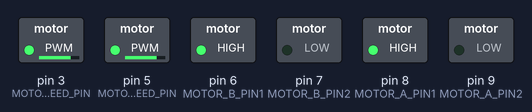
Bench run of a sketch on a simulated Arduino Uno, built with avr-gcc and run on an emulated ATmega328P. Shown: switched loads named in the sketch (green lamp = pin HIGH).

Above: at 0.1 s.
Timing chart, 0 to 1.6 s (numbered marks = the images above):
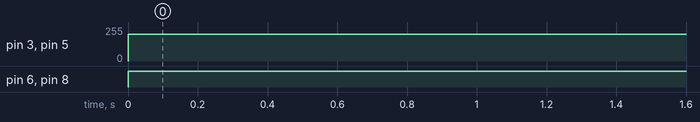

The sketch:

Motor.ino
```cpp
#define MOTOR_A_SPEED_PIN 3
#define MOTOR_B_PIN1 6
#define MOTOR_B_PIN2 7
#define MOTOR_A_PIN1 8
#define MOTOR_A_PIN2 9
#define MOTOR_B_SPEED_PIN 5

void setup() {
  // put your setup code here, to run once:
  pinMode(MOTOR_A_SPEED_PIN, OUTPUT);
  pinMode(MOTOR_A_PIN1, OUTPUT);
  pinMode(MOTOR_A_PIN2, OUTPUT);
  pinMode(MOTOR_B_SPEED_PIN, OUTPUT);
  pinMode(MOTOR_B_PIN1, OUTPUT);
  pinMode(MOTOR_B_PIN2, OUTPUT);
  Serial.begin(9600);
}

void loop() {
  // put your main code here, to run repeatedly:


  digitalWrite(MOTOR_B_PIN1, HIGH);
  digitalWrite(MOTOR_B_PIN2, LOW);
  analogWrite(MOTOR_B_SPEED_PIN, 200);

  digitalWrite(MOTOR_A_PIN1, HIGH);
  digitalWrite(MOTOR_A_PIN2, LOW);
  analogWrite(MOTOR_A_SPEED_PIN, 200);
}
```

Measured:
- by itself, pin 3 (MOTOR_A_SPEED_PIN), pin 5 (MOTOR_B_SPEED_PIN): 0/255 → 200/255 at 0.00 s
- by itself, pin 6 (MOTOR_B_PIN1), pin 8 (MOTOR_A_PIN1): LOW → HIGH at 0.00 s
